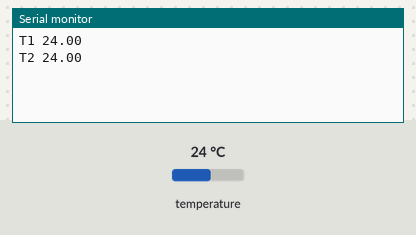
This sketch was run on a simulated Arduino Uno, built with avr-gcc and run on an emulated ATmega328P. Parts: the last lines printed to the serial monitor. The inputs (shaded band) are chosen by the test bench; at power-on: temperature 24 °C.

Above: at 1.5 s.
1.6 s: temperature set to 12 °C
At 1.6 s:
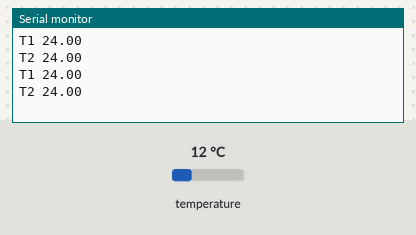
3.1 s: temperature set to 19 °C
At 3.7 s:
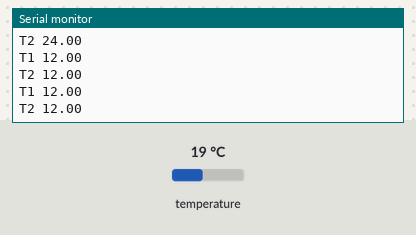
Timing chart, 0 to 6.1 s (numbered marks = the images above; inputs shaded):
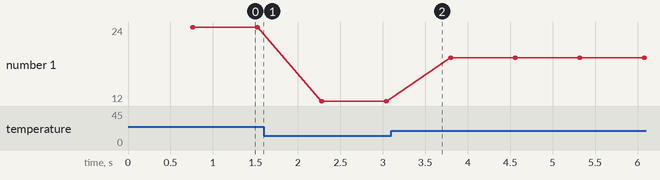

Measured:
- plotted number 1: 24 → 12 after the input at 1.6 s, 12 → 19 after the input at 3.1 s

The sketch:

Tem3.ino
```cpp
#include <OneWire.h>
OneWire ds(2);

byte ds_addr0[] = {
  0x28, 0xFF, 0xBC, 0x03, 0x42, 0x04, 0x00, 0xEB };  // адрес датчика DS18B20 28 FF BC 03 42 04 00 EB
byte ds_addr1[] = {
  0x28, 0xFF, 0x39, 0x6A, 0x56, 0x14, 0x03, 0x2B };  // адрес датчика DS18B20 28 FF 39 6A 56 14 03 2B

void setup() {
Serial.begin(9600);
}

void loop() {

byte data[2];
ds.reset();
ds.select(ds_addr0);
//ds.write(0xCC);
ds.write(0x44);

byte data1[2];
ds.reset();
ds.select(ds_addr1);
//ds.write(0xCC);
ds.write(0x44);


delay(750);
ds.reset();
ds.select(ds_addr0);
//ds.write(0xCC);
ds.write(0xBE);
data[0] = ds.read();
data[1] = ds.read();
int Temp = (data[1]<< 8)+data[0];
float ResTemp = (float)(Temp>>2)*0.25;


ds.reset();
ds.select(ds_addr1);
//ds.write(0xCC);
ds.write(0xBE);
data1[0] = ds.read();
data1[1] = ds.read();
int Temp1 = (data1[1]<< 8)+data1[0];
float ResTemp1 = (float)(Temp1>>2)*.25;

Serial.print("T1 ");
Serial.println(ResTemp);
Serial.print("T2 ");
Serial.println(ResTemp1);

}
```
